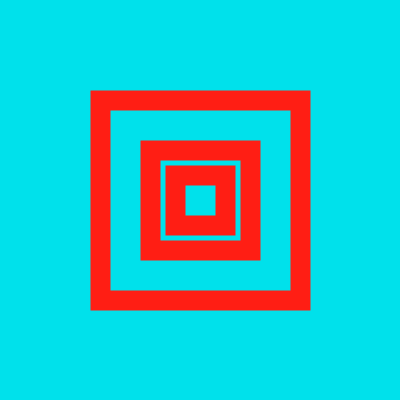
Frame 1 (no input)
Frame 60 (the mouse pressed at the canvas centre just before this capture): identical to frame 1, image omitted
Frame 120 (the mouse held since frame 60 and released just before this capture): identical to frame 1, image omitted

The Processing sketch that drew this single still picture (run headless with seeded random() and noise(); from frame 60 on, the mouse is pressed at the canvas centre):

// Processing sketch: Rectangle_Class
// ── Rectangle_Class.pde

//declare your rectangles--only way to do it
Rectangle outerRect;
Rectangle midRect;
Rectangle innerRect;
int outerRectWidth = 200;
int outerRectHeight = 200;
int midRectWidth = 100;
int midRectHeight = 100;
int innerRectWidth = 50;
int innerRectHeight = 50;
//define class Rectangle
class Rectangle{
  
  float w;
  float h;
  
 Rectangle(float temporaryW, float temporaryH){
   w=temporaryW;
   h=temporaryH;
 }
  
  
//define Display function  
  void display(){
    
      rectMode(CENTER);
      
      stroke (255,30,20);
      strokeWeight(20);
      noFill();
      rect (width/2,height/2,w,h);
  }
}

//Set up the sketch
void setup(){
   size(400,400);
   outerRect = new Rectangle (outerRectWidth,outerRectHeight);
   midRect = new Rectangle (midRectWidth,midRectHeight);
   innerRect = new Rectangle (innerRectWidth,innerRectHeight);
   
}

//main loop
void draw(){
 
  background(0,225, 235);
  
  innerRect.display();
  midRect.display();
  outerRect.display();

}
